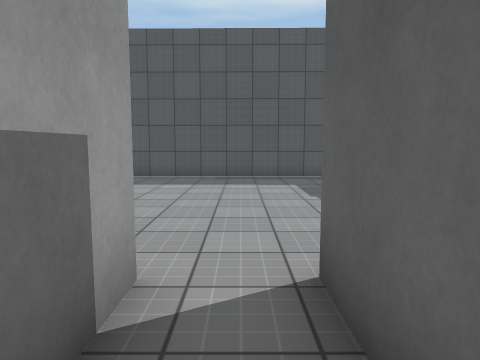
[1] (above)

16 first-person views from a walk through a 3-D level made in the Unity game engine. The camera is 1.3 m above the floor, tilts 6° down and sees 70° across. The floor is counted in squares, 1 m on a side. Each view is taken from the middle of a square. On the plan, view 1 faces up. The plan holds only what a view shows up to about 15 squares ahead; the rest is blank. The place goes on beyond the plan. The player is left out. Surface patterns are stand-ins for the level's own textures.

[2]
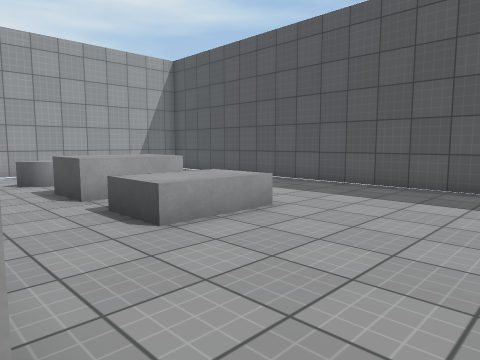

[3]
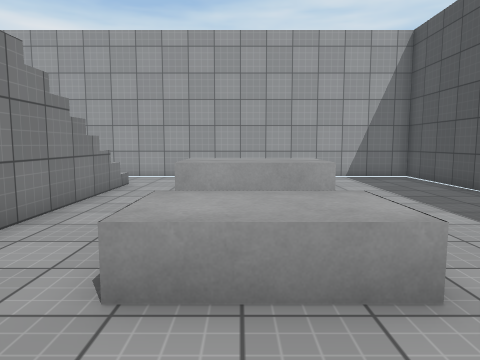

[4]
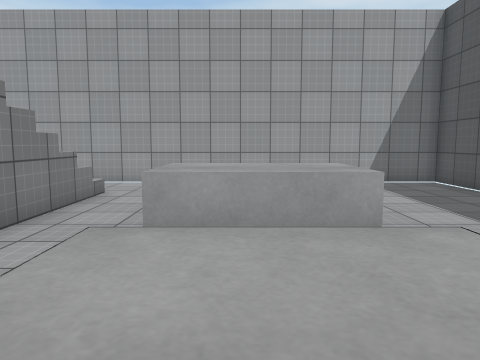

[5]
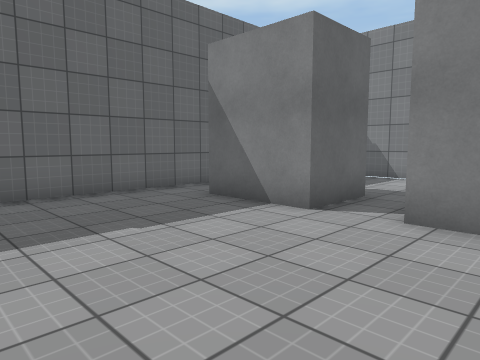

[6]
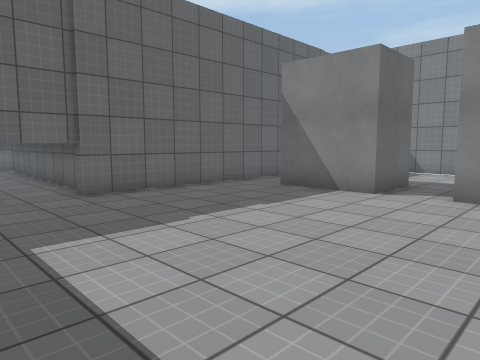

[7]
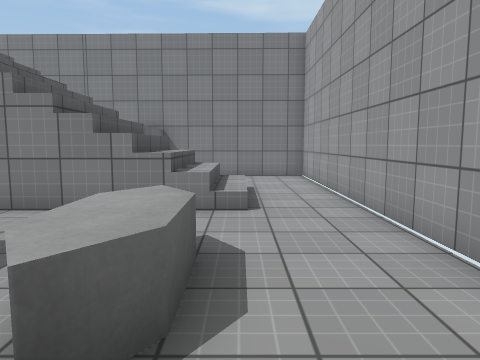

[8]
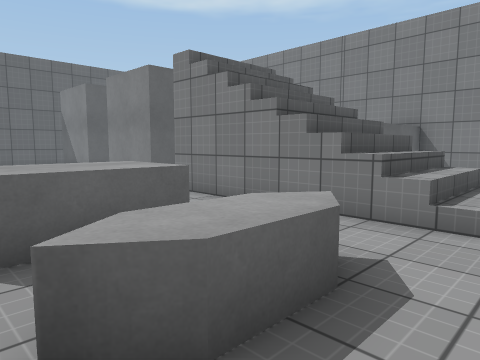

[9]
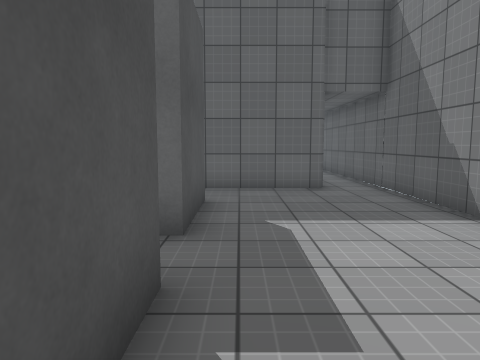

[10]
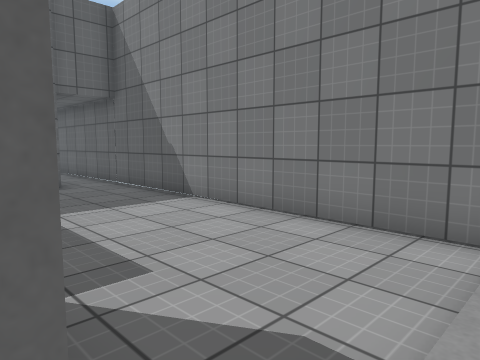

[11]
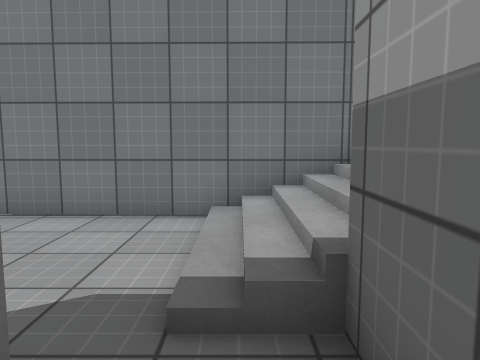

[12]
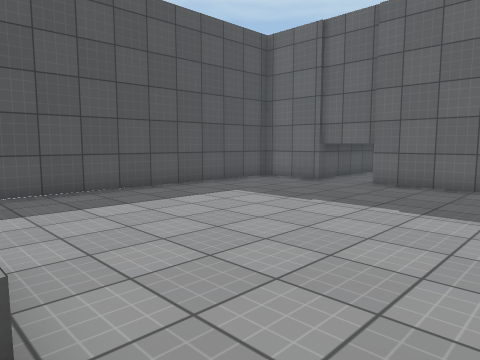

[13]
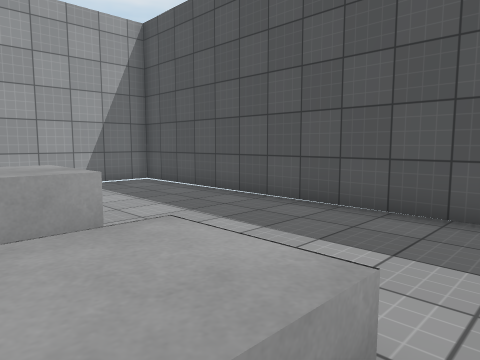

[14]
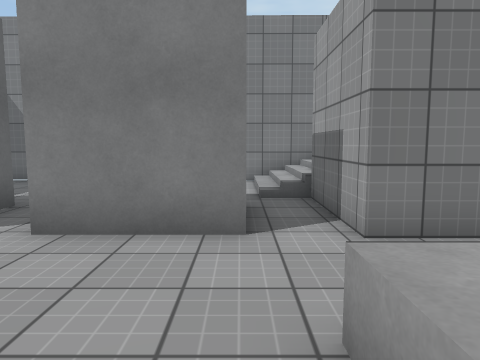

[15]
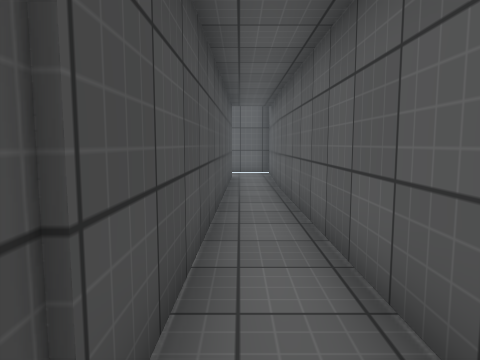

[16]
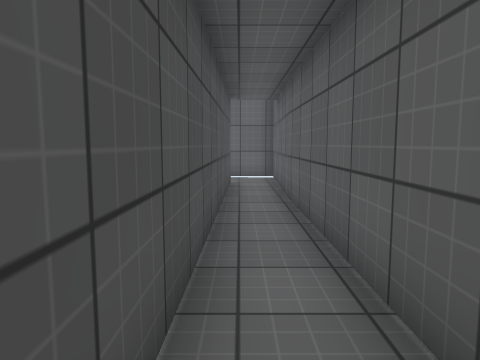

### Floor plan
Key: @ floor where view 1 was taken; # wall or solid block; . main floor; : floor 3.75 m higher than the main floor; / step, stairs or slope; = window, fence, low wall or low ledge; ^ raised ledge; v drop or lower ground.
Columns run from 16 left of view 1 to 15 right of it. Each row starts with its distance up from view 1.
 14 ###############
 13 #.............#########
 12 #.....................#
 11 #.....................#
 10 # ....................#
  9 # . ..... ............#
  8 #...^.^^^ ^^..........#
  7 #...^.^^^ ^^..........#
  6 #...^.^^^.^^..........#
  5 #.....................#
  4 #.....................#
  3 #..///////:.####.####.#
  2 #..///////:.####.####.#
  1 #..///////:.####.####.#
  0 #../=#v####.....@.....#
 -1 #...      //..........#
 -2 #...      //..........##########
 -3 #...     ///...................#
 -4 ################################

Where each view was taken, in squares from view 1:
view 1: 0 up, 0 right, facing up
view 2: 3 up, 0 right, facing up-left
view 3: 7 up, 2 left, facing left
view 4: 7 up, 4 left, facing left
view 5: 9 up, 3 left, facing down-right
view 6: 12 up, 3 left, facing down-right
view 7: 10 up, 13 left, facing down
view 8: 9 up, 14 left, facing down-right
view 9: 0 up, 4 left, facing right
view 10: 1 up, 5 left, facing down-right
view 11: 2 up, 5 left, facing down
view 12: 4 up, 5 left, facing up-right
view 13: 7 up, 4 left, facing up-left
view 14: 8 up, 4 left, facing down
view 15: 3 down, 5 right, facing right
view 16: 3 down, 7 right, facing right
